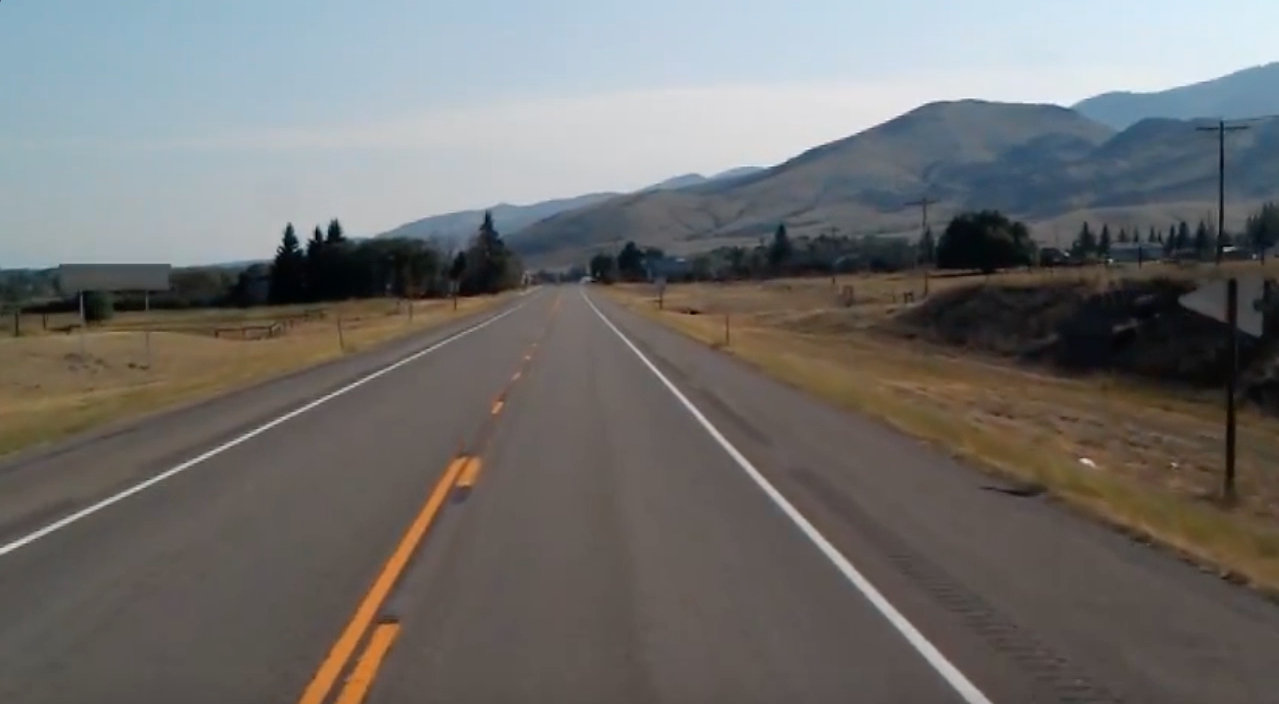
#> input picture major project/test_image.jpg, 1279 x 704 px
$ python -i app.p.py   (imports and definitions only)
#> lines starting #> are read from the running program, lines starting #| are printed output that depends on the picture; after the words box and inside, x2 and y2 are one past the last pixel; in counts of white or black regions, pixels touching at a corner belong together
### major project/flask/lane.py
# lane.py
import cv2
import numpy as np

def make_coordinates(image, line_parameters):
    slope, intercept = line_parameters
    y1 = image.shape[0]
    y2 = int(y1 * (3 / 5))
    x1 = int((y1 - intercept) / slope)
    x2 = int((y2 - intercept) / slope)
    return np.array([x1, y1, x2, y2])

def average_slope_intercept(image, lines):
    left_fit = []
    right_fit = []

    if lines is not None and len(lines) > 0:  # Check if any lines are detected
        for line in lines:
            x1, y1, x2, y2 = line.reshape(4)
            parameters = np.polyfit((x1, x2), (y1, y2), 1)
            slope = parameters[0]
            intercept = parameters[1]
            if slope < 0:
                left_fit.append((slope, intercept))
            else:
                right_fit.append((slope, intercept))

        if len(left_fit) > 0:
            left_fit_average = np.average(left_fit, axis=0)
            left_line = make_coordinates(image, left_fit_average)
        else:
            left_line = None

        if len(right_fit) > 0:
            right_fit_average = np.average(right_fit, axis=0)
            right_line = make_coordinates(image, right_fit_average)
        else:
            right_line = None

        return np.array([left_line, right_line])

    else:
        return None

def canny(image):
    if len(image.shape) == 3:  # Check if it's a color image
        gray = cv2.cvtColor(image, cv2.COLOR_BGR2GRAY)
        blur = cv2.GaussianBlur(gray, (5, 5), 0)
        canny_image = cv2.Canny(blur, 50, 150)
        return canny_image
    else:
        print("Error: The image is not a color image.")

def display_lines(image, lines, color=(0, 255, 0), thickness=5):
    line_image = np.zeros_like(image)
    if lines is not None:
        # Extract coordinates of left and right lines
        left_line = lines[0]
        right_line = lines[1]

        # Create polygon points for filling the gap between lanes
        polygon = np.array([[
            (left_line[0], left_line[1]),
            (left_line[2], left_line[3]),
            (right_line[2], right_line[3]),
            (right_line[0], right_line[1]),
        ]], dtype=np.int32)

        # Fill the polygon
        cv2.fillPoly(line_image, polygon, color)

        # Draw the left and right lines on the image
        for line in lines:
            x1, y1, x2, y2 = line.reshape(4)
            cv2.line(line_image, (x1, y1), (x2, y2), color, thickness)

    return line_image


def region_of_interest(image):
    height = image.shape[0]
    polygons = np.array([
        [(200, height), (1100, height), (550, 250)]
    ])
    mask = np.zeros_like(image)
    cv2.fillPoly(mask, polygons, 255)
    masked_image = cv2.bitwise_and(image, mask)
    return masked_image

### major project/flask/app.p.py
# app.py
from flask import Flask, render_template, Response
import cv2
import numpy as np
from lane import canny, region_of_interest, display_lines, average_slope_intercept

# [1 line not run here, left out]

def detect_lane(frame):
    canny_image = canny(frame)
    cropped_image = region_of_interest(canny_image)
    lines = cv2.HoughLinesP(cropped_image, 2, np.pi/180, 100, np.array([]), minLineLength=40, maxLineGap=5)
    averaged_lines = average_slope_intercept(frame, lines)
    line_image = display_lines(frame, averaged_lines)
    combo_image = cv2.addWeighted(frame, 0.8, line_image, 1, 1)
    return combo_image

def generate_frames():
    cap = cv2.VideoCapture("test2.mp4")

    while True:
        success, frame = cap.read()
        if not success:
            break

        processed_frame = detect_lane(frame)

        ret, buffer = cv2.imencode('.jpg', processed_frame)
        frame_bytes = buffer.tobytes()

        yield (b'--frame\r\n'
               b'Content-Type: image/jpeg\r\n\r\n' + frame_bytes + b'\r\n')

        if cv2.waitKey(1) & 0xFF == ord('q'):
            break

    cap.release()
    cv2.destroyAllWindows()

# [3 lines that did not run here, left out]

# [3 lines that did not run here, left out]

# [2 lines not run here, left out]

>>> import cv2
>>> picture = cv2.imread('../test_image.jpg')
#> picture is the input picture: shape (704, 1279, 3); mean B, G, R 109.7, 111.3, 112.3
>>> result = detect_lane(picture)
#> in canny, `canny_image = cv2.Canny(blur, 50, 150)`:
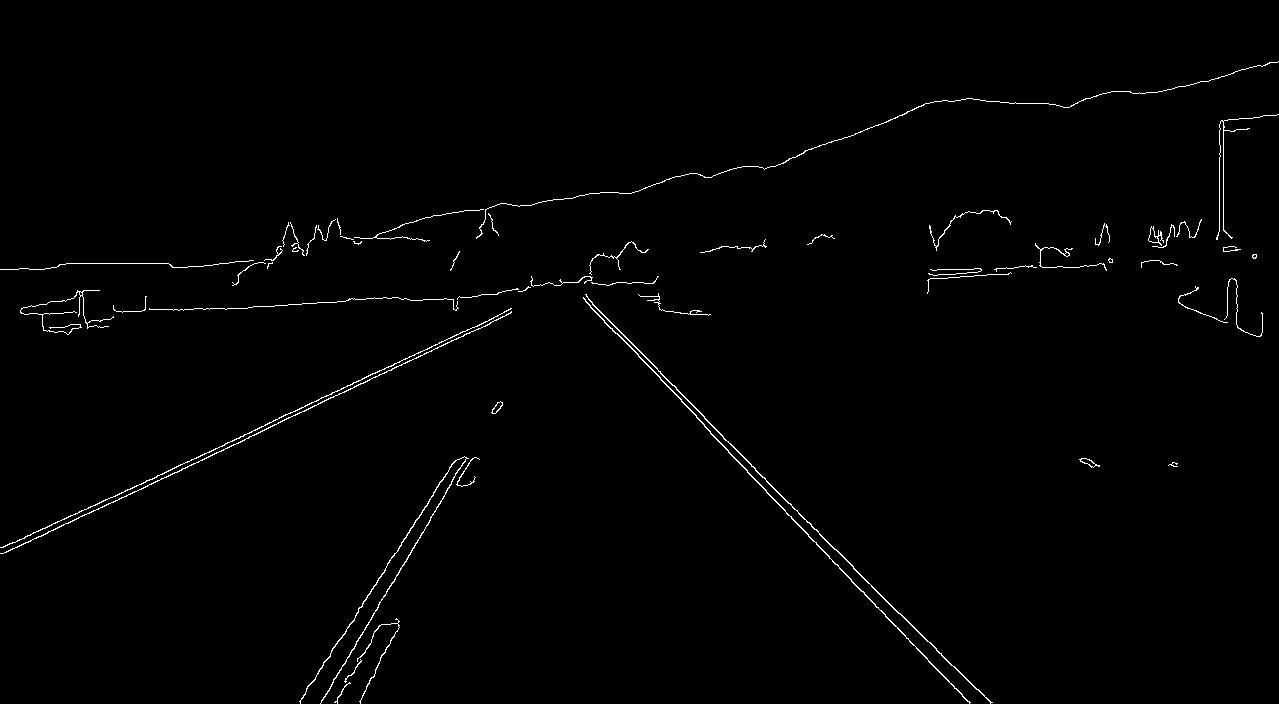
#> canny_image: shape (704, 1279); 0.98% white in thin lines or dots
#> in region_of_interest, `cv2.fillPoly(mask, polygons, 255)`: mask: shape (704, 1279); 22.7% white; 1 white region, box (x1, y1, x2, y2) and area: (200, 250, 1100, 704) 204575
#> in region_of_interest, `masked_image = cv2.bitwise_and(image, mask)`:
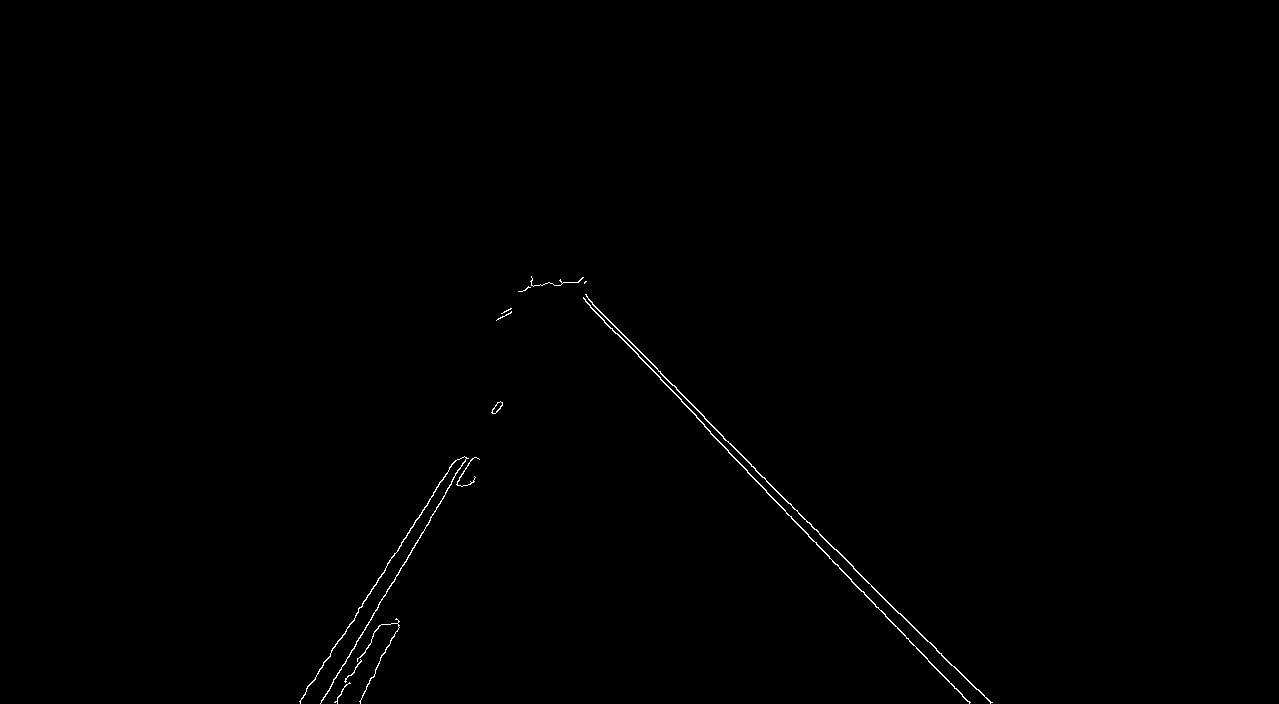
#> masked_image: shape (704, 1279); 0.32% white in thin lines or dots, all inside (x1, y1, x2, y2) = (299, 276, 993, 704)
#> in detect_lane, `lines = cv2.HoughLinesP(cropped_image, 2, np.pi/180, 100, np.array([])..`: lines = 14 rows, first 6: [658, 371, 755, 468], [696, 417, 747, 470], [299, 701, 386, 567], [747, 472, 969, 702], [331, 684, 452, 481], [588, 299, 660, 371]
#> the loop in average_slope_intercept, `for line in lines:` made 14 passes
#> (x1, y1, x2, y2, slope, intercept) on passes 1 to 12: (658, 371, 755, 468, 1, -287), (696, 417, 747, 470, 1.04, -306.3), (299, 701, 386, 567, -1.54, 1161.5), (747, 472, 969, 702, 1.04, -301.9), (331, 684, 452, 481, -1.68, 1239.3), (588, 299, 660, 371, 1, -289), (811, 526, 868, 582, 0.982, -270.8), (615, 332, 704, 424, 1.03, -303.7), (900, 613, 976, 689, 1, -287), (401, 542, 454, 461, -1.53, 1154.8), (351, 675, 379, 625, -1.79, 1301.8), (704, 418, 839, 553, 1, -286)
#> after the loop in average_slope_intercept, `for line in lines:`: left_fit = [(-1.54, 1161.5), (-1.68, 1239.3), (-1.53, 1154.8), (-1.79, 1301.8), (-1.51, 1149.5)]; right_fit = [(1, -287), (1.04, -306.3), (1.04, -301.9), (1, -289), (0.982, -270.8), (1.03, -303.7), (1, -287), (1, -286), (1, -288)]
#> in average_slope_intercept, `left_fit_average = np.average(left_fit, axis=0)`: left_fit_average = [-1.61, 1201.4]
#> in make_coordinates, `slope, intercept = line_parameters`: slope = -1.61; intercept = 1201.4
#> in make_coordinates, `x1 = int((y1 - intercept) / slope)`: x1 = 309
#> in make_coordinates, `x2 = int((y2 - intercept) / slope)`: x2 = 484
#> in average_slope_intercept, `left_line = make_coordinates(image, left_fit_average)`: left_line = [309, 704, 484, 422]
#> in average_slope_intercept, `right_fit_average = np.average(right_fit, axis=0)`: right_fit_average = [1.01, -291.1]
#> in average_slope_intercept, `right_line = make_coordinates(image, right_fit_average)`: right_line = [985, 704, 705, 422]
#> in detect_lane, `averaged_lines = average_slope_intercept(frame, lines)`: averaged_lines = [[309, 704, 484, 422], [985, 704, 705, 422]]
#> in display_lines, `left_line = lines[0]`: left_line = [309, 704, 484, 422]
#> in display_lines, `right_line = lines[1]`: right_line = [985, 704, 705, 422]
#> in display_lines, `polygon = np.array([[ (left_line[0], left_line[1]), (left_line[2], lef..`: polygon = [[309, 704], [484, 422], [705, 422], [985, 704]]
#> the loop in display_lines, `for line in lines:` made 2 passes
#> after the loop in display_lines, `for line in lines:`:
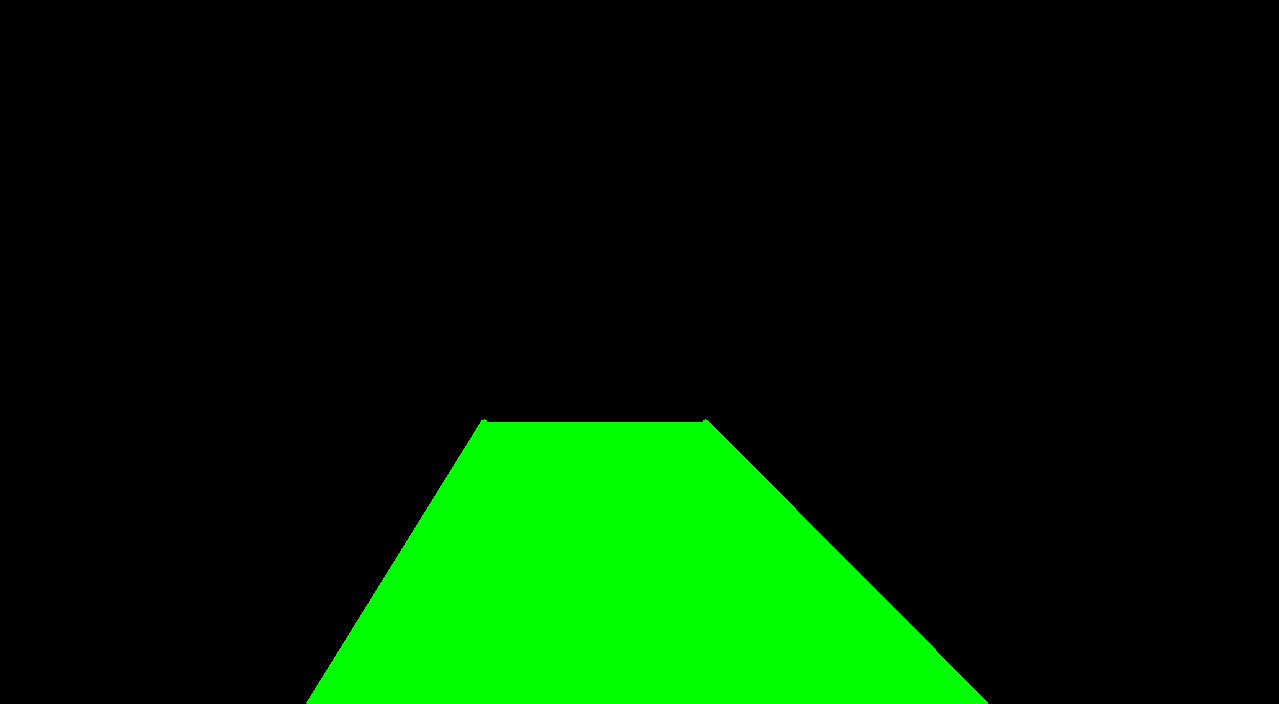
#> line_image: shape (704, 1279, 3); mean of channels 0, 1, 2 0, 36.5, 0; drawn as B, G, R
#> in detect_lane, `combo_image = cv2.addWeighted(frame, 0.8, line_image, 1, 1)`:
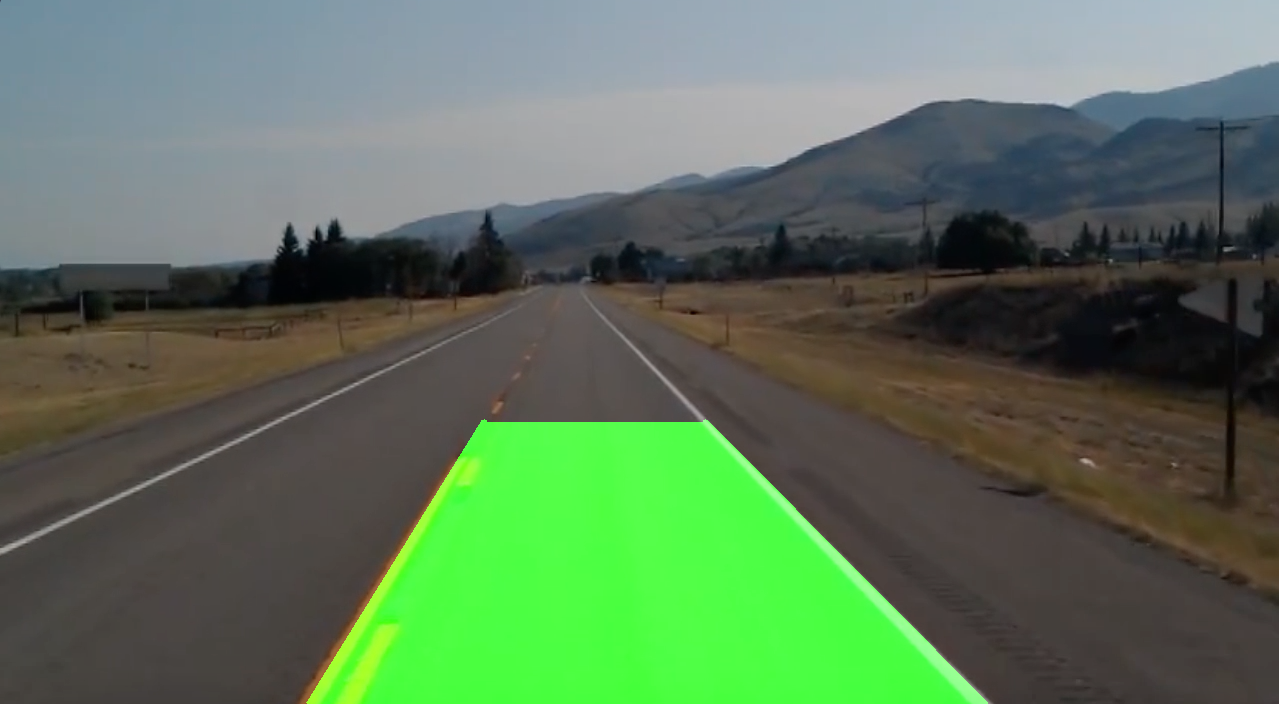
#> combo_image: shape (704, 1279, 3); mean B, G, R 88.7, 116, 90.8
